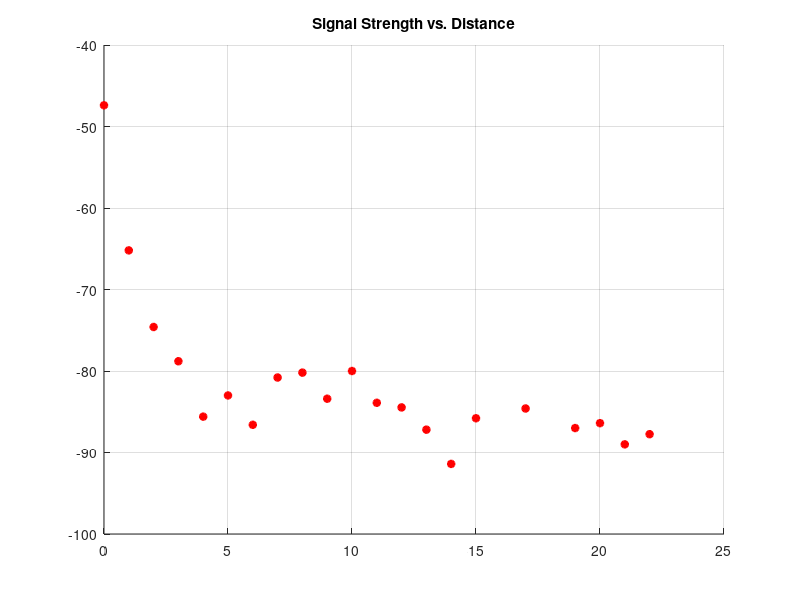

Recreate this plot in MATLAB. (Note: this script raises an error after producing the figure.)
%/*
%  FILE: test_fence_analysis.m
%  VERSION: 1.0.0
%  TEST DATE: 4 March 2023
%  DATE: 5 March 2023
%  PROJECT: Distributed Fence Monitor Capstone
%  AUTHORS: Briellyn Braithwaite
%  DESCRIPTION:
%*/
%% Load Data
clearvars
close all
load('fence_3.mat')
% Requirements: Curve Fitting Toolbox

% Conditions: SF7BW125, TX=15

% test 1: on the ground going down the fence
% test 2: tried holding vertical?

% test 3: went down fence, holding antenna vertically (parallel) (best)

%% Error Corrections

fenceWidth = 10; % ft (?)

%% Plots

figure, hold on
grid on

x = databuf.panel;
y = databuf.rssi;

% plot mean at each panel only
for p=min(databuf.panel):max(databuf.panel)
    acc = 0;
    n = 0;
    for m = 1:length(databuf.panel)
        if(databuf.panel(m) == p)
            acc = acc + databuf.rssi(m);
            n = n + 1;
        end
    end
    if(n > 0)
        plot(p, acc/n, 'r*', 'linewidth', 2)
    end
end

title('Signal Strength vs. Distance')
subtitle('Configuration: SF7BW125, Tx = 15, 5 Samples')
xlabel('Distance Between Transceivers (Panels)')
ylabel('Mean RSSI (dB mW)')
xticks(0:1:25)
yticks(-120:5:-45)
